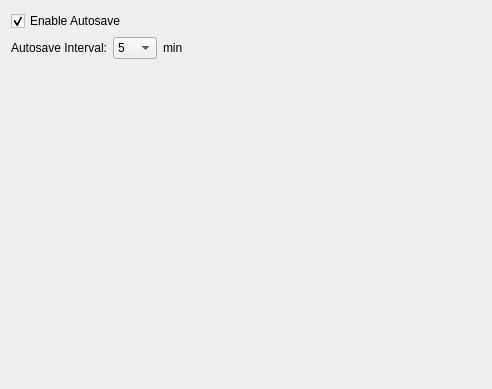
<?xml version="1.0" encoding="UTF-8"?>
<ui version="4.0">
 <class>AutoSave</class>
 <widget class="QWidget" name="AutoSave">
  <property name="geometry">
   <rect>
    <x>0</x>
    <y>0</y>
    <width>492</width>
    <height>389</height>
   </rect>
  </property>
  <layout class="QVBoxLayout" name="verticalLayout">
   <item>
    <widget class="QCheckBox" name="EnableAutoSave">
     <property name="text">
      <string>Enable Autosave</string>
     </property>
     <property name="checked">
      <bool>true</bool>
     </property>
    </widget>
   </item>
   <item>
    <layout class="QGridLayout" name="gridLayout">
     <item row="0" column="0">
      <widget class="QLabel" name="label">
       <property name="text">
        <string>Autosave Interval:</string>
       </property>
      </widget>
     </item>
     <item row="0" column="1">
      <widget class="QComboBox" name="Interval">
       <property name="currentIndex">
        <number>4</number>
       </property>
       <item>
        <property name="text">
         <string notr="true">1</string>
        </property>
       </item>
       <item>
        <property name="text">
         <string notr="true">2</string>
        </property>
       </item>
       <item>
        <property name="text">
         <string notr="true">3</string>
        </property>
       </item>
       <item>
        <property name="text">
         <string notr="true">4</string>
        </property>
       </item>
       <item>
        <property name="text">
         <string notr="true">5</string>
        </property>
       </item>
       <item>
        <property name="text">
         <string notr="true">10</string>
        </property>
       </item>
       <item>
        <property name="text">
         <string notr="true">15</string>
        </property>
       </item>
       <item>
        <property name="text">
         <string notr="true">30</string>
        </property>
       </item>
      </widget>
     </item>
     <item row="0" column="2">
      <widget class="QLabel" name="label_2">
       <property name="text">
        <string>min</string>
       </property>
      </widget>
     </item>
     <item row="0" column="3">
      <spacer name="horizontalSpacer">
       <property name="orientation">
        <enum>Qt::Horizontal</enum>
       </property>
       <property name="sizeHint" stdset="0">
        <size>
         <width>40</width>
         <height>20</height>
        </size>
       </property>
      </spacer>
     </item>
    </layout>
   </item>
   <item>
    <spacer name="verticalSpacer">
     <property name="orientation">
      <enum>Qt::Vertical</enum>
     </property>
     <property name="sizeHint" stdset="0">
      <size>
       <width>20</width>
       <height>244</height>
      </size>
     </property>
    </spacer>
   </item>
  </layout>
 </widget>
 <resources/>
 <connections>
  <connection>
   <sender>EnableAutoSave</sender>
   <signal>toggled(bool)</signal>
   <receiver>label</receiver>
   <slot>setEnabled(bool)</slot>
   <hints>
    <hint type="sourcelabel">
     <x>88</x>
     <y>16</y>
    </hint>
    <hint type="destinationlabel">
     <x>107</x>
     <y>48</y>
    </hint>
   </hints>
  </connection>
  <connection>
   <sender>EnableAutoSave</sender>
   <signal>toggled(bool)</signal>
   <receiver>Interval</receiver>
   <slot>setEnabled(bool)</slot>
   <hints>
    <hint type="sourcelabel">
     <x>135</x>
     <y>18</y>
    </hint>
    <hint type="destinationlabel">
     <x>161</x>
     <y>42</y>
    </hint>
   </hints>
  </connection>
  <connection>
   <sender>EnableAutoSave</sender>
   <signal>toggled(bool)</signal>
   <receiver>label_2</receiver>
   <slot>setEnabled(bool)</slot>
   <hints>
    <hint type="sourcelabel">
     <x>232</x>
     <y>16</y>
    </hint>
    <hint type="destinationlabel">
     <x>224</x>
     <y>45</y>
    </hint>
   </hints>
  </connection>
 </connections>
</ui>
